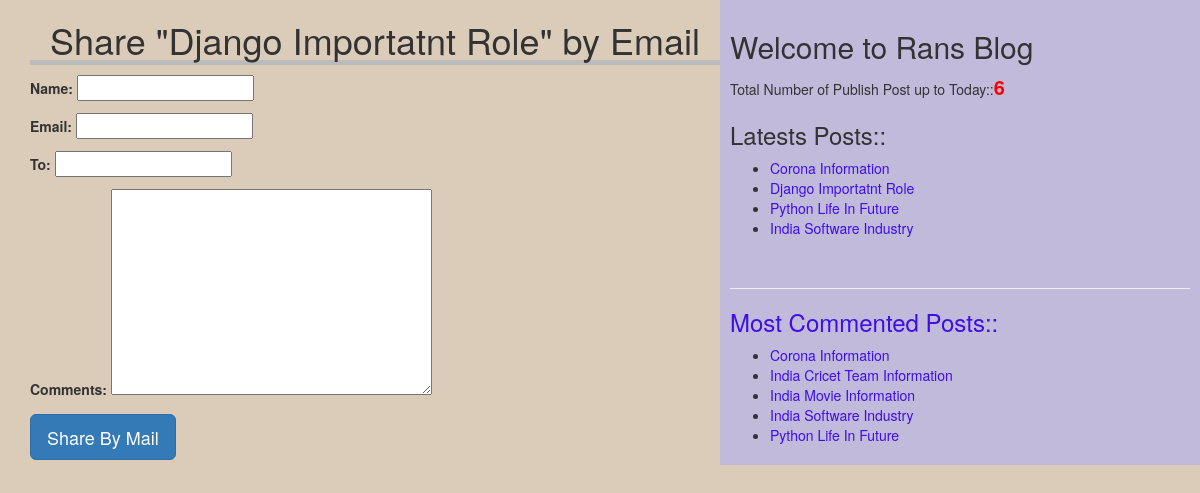
The page /share/6 on the database its author committed.
### blog/models.py (models this page shows, shortened)
class Post(models.Model):
    STATUS_CHOICES=(('draft','Draft'),('published','Published' ))
    title=models.CharField(max_length=256)
    slug=models.SlugField(max_length=264,unique_for_date='publish')
    author=models.ForeignKey(User,related_name='blog_posts',on_delete=models.DO_NOTHING)
    body=models.TextField()
    publish=models.DateTimeField(default=timezone.now)
    created=models.DateTimeField(auto_now_add=True)
    updated=models.DateTimeField(auto_now=True)
    status=models.CharField(max_length=10,choices=STATUS_CHOICES,default='draft')
    objects=CustomManager()
    tags=TaggableManager()
    class Meta:
        ordering=('-publish',)

### blog/views.py (the view)
# urls.py: path('share/<int:id>', views.mail_send_view),
def mail_send_view(request,id):
    post=get_object_or_404(Post,id=id,status='published')
    sent =False
    if request.method=='POST':
        form=EmailSendForm(request.POST)
        if form.is_valid():
            cd=form.cleaned_data
            subject='{}({}) recommands you to read {}'.format(cd['name'],cd['email'],post.title)
            message='Read Post At :\n{}\n\n{}\'s comments:\n{}'.format('url',cd['name'],cd['comments'])
            print(message)
            sent=True
    else:
        form=EmailSendForm()
    form=EmailSendForm()
    return render(request,'blog/sharebymail.html',{'form':form,'post':post})

### blog/forms.py
class EmailSendForm(forms.Form):
    name=forms.CharField()
    email=forms.EmailField()
    to=forms.EmailField()
    comments=forms.CharField(required=False,widget=forms.Textarea)

### blog/models.py (called while the page is built)
    def get_queryset(self):
        return super().get_queryset().filter(status='published')

### blog/templatetags/blog_tags.py (called while the page is built)
@register.simple_tag(name='my_tag')
def total_posts():
    return Post.objects.count()

@register.inclusion_tag('blog/latest_posts123.html')
def show_latest_posts():
    latest_posts=Post.objects.order_by('-publish')[:4]
    return {'latest_posts':latest_posts}

@register.simple_tag
def get_most_commented_posts(count=5):
    return Post.objects.annotate(total_comments=Count('comments')).order_by('-total_comments')[:count]

### template/blog/sharebymail.html (shortened to what this page needs)
<!DOCTYPE html>
{%extends 'blog/base.html'%}
{%block content%}
{%if sent%}
<h1>Email Successfully Sent</h1>
<h2>Post With Title : "{{post.title}}" Information shared by Email</h2>
{%else%}
<h1>Share "{{post.title}}" by Email</h1>
    <form method="post">
      {{form.as_p}}
      <input type="submit" class = 'btn btn-primary btn-lg' name="" value="Share By Mail">
    </form>
{%endif%}
{%endblock%}

### template/blog/base.html (shortened to what this page needs)
<!DOCTYPE html>
{%load blog_tags%}
{%load static%}
<html lang="en" dir="ltr">
  <head>
    <link rel="stylesheet" href="https://stackpath.bootstrapcdn.com/bootstrap/3.4.1/css/bootstrap.min.css"
>
<link rel="stylesheet" href="{%static "css/blog.css" %}">
  </head>
  <body>
      <div class="content">
        {%block content%}
        {%endblock%}
    </div>
    <div class='sidebar'>
      <h2>Welcome to Rans Blog</h2>
      <p>Total Number of Publish Post up to Today::<span id='pcount'>{%my_tag%}</span></p>
      <h3>Latests Posts::</h3>{%show_latest_posts%} <br>
      <hr>
      <h3>Most Commented Posts::</h3>
      {%get_most_commented_posts as most_commented_posts%}
      <ul>
        {%for post in most_commented_posts%}
        <li><a href="/detail/{{post.publish.year}}/{{post.publish.month}}/{{post.publish.day}}/{{post.slug}}">{{post.title}}</li>
          {%endfor%}
      </ul>
    </div>
  </body>
</html>

### template/blog/latest_posts123.html
<ul>
  {%for post in latest_posts%}
  <li><a href="/detail/{{post.publish.year}}/{{post.publish.month}}/{{post.publish.day}}/{{post.slug}}">{{post.title}}</li>
  {%endfor%}
</ul>

### static/css/blog.css (style rules this page uses)
.content { width: 60%; float:left; padding: 0 0 0 30px; background: #dbccba; }
.sidebar { width: 40%; float: right; padding: 10px; background: #c1badb; }
h1 { text-align: center; border-bottom: 5px solid #bbb; }
body { background-color: #dbccba; }
#pcount { font-size: 20px; color: red; font-weight: bold; }
a { color: #3d0ee8; }

### rows shown on the page
Post: title "Django Importatnt Role"
Post: title "Corona Information"
Post: title "Python Life In Future"
Post: title "India Software Industry"
Post: title "India Cricet Team Information"
Post: title "India Movie Information"
